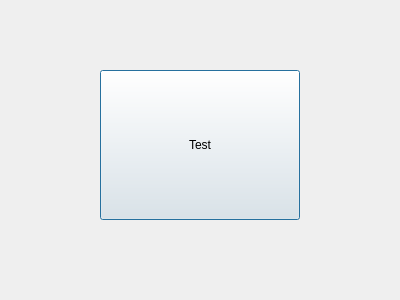
<?xml version="1.0" encoding="UTF-8"?>
<ui version="4.0">
 <class>Dialog</class>
 <widget class="QDialog" name="Dialog">
  <property name="geometry">
   <rect>
    <x>0</x>
    <y>0</y>
    <width>400</width>
    <height>300</height>
   </rect>
  </property>
  <property name="windowTitle">
   <string>Dialog</string>
  </property>
  <widget class="QPushButton" name="pushButton">
   <property name="geometry">
    <rect>
     <x>100</x>
     <y>70</y>
     <width>200</width>
     <height>150</height>
    </rect>
   </property>
   <property name="text">
    <string>Test</string>
   </property>
  </widget>
 </widget>
 <resources/>
 <connections/>
</ui>
